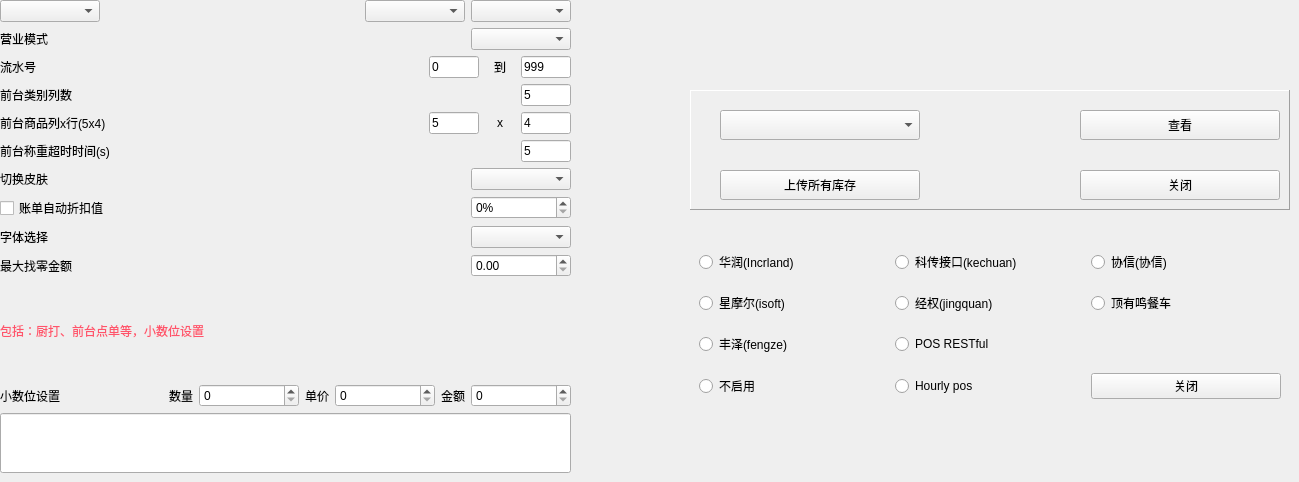
          <widget class="QWidget" name="page">
           <widget class="QFrame" name="frame_upload">
            <property name="geometry">
             <rect>
              <x>690</x>
              <y>230</y>
              <width>600</width>
              <height>191</height>
             </rect>
            </property>
            <property name="frameShape">
             <enum>QFrame::NoFrame</enum>
            </property>
            <property name="frameShadow">
             <enum>QFrame::Raised</enum>
            </property>
            <layout class="QGridLayout" name="gridLayout">
             <item row="1" column="1">
              <widget class="QRadioButton" name="radioButton_upload_jingquan">
               <property name="text">
                <string>经权(jingquan)</string>
               </property>
              </widget>
             </item>
             <item row="2" column="0">
              <widget class="QRadioButton" name="radioButton_upload_fengze">
               <property name="text">
                <string>丰泽(fengze)</string>
               </property>
              </widget>
             </item>
             <item row="0" column="0">
              <widget class="QRadioButton" name="radioButton_upload1">
               <property name="text">
                <string>华润(Incrland)</string>
               </property>
              </widget>
             </item>
             <item row="0" column="1">
              <widget class="QRadioButton" name="radioButton_upload2">
               <property name="text">
                <string>科传接口(kechuan)</string>
               </property>
              </widget>
             </item>
             <item row="0" column="2">
              <widget class="QRadioButton" name="radioButton_upload3">
               <property name="text">
                <string>协信(协信)</string>
               </property>
              </widget>
             </item>
             <item row="1" column="0">
              <widget class="QRadioButton" name="radioButton_upload4">
               <property name="text">
                <string>星摩尔(isoft)</string>
               </property>
              </widget>
             </item>
             <item row="3" column="2">
              <widget class="QPushButton" name="pushButton_upload_exit">
               <property name="text">
                <string>关闭</string>
               </property>
              </widget>
             </item>
             <item row="2" column="1">
              <widget class="QRadioButton" name="radioButton_upload_restful_interface">
               <property name="text">
                <string>POS RESTful</string>
               </property>
              </widget>
             </item>
             <item row="3" column="0">
              <widget class="QRadioButton" name="radioButton_upload_disable">
               <property name="text">
                <string>不启用</string>
               </property>
              </widget>
             </item>
             <item row="1" column="2">
              <widget class="QRadioButton" name="radioButton_liaoning_inventory_keep">
               <property name="text">
                <string>顶有鸣餐车</string>
               </property>
              </widget>
             </item>
             <item row="3" column="1">
              <widget class="QRadioButton" name="radioButton_upload_hourly_pos_interface">
               <property name="text">
                <string>Hourly pos</string>
               </property>
              </widget>
             </item>
            </layout>
           </widget>
           <widget class="QFrame" name="frame_liaoning_inventory">
            <property name="geometry">
             <rect>
              <x>690</x>
              <y>90</y>
              <width>600</width>
              <height>120</height>
             </rect>
            </property>
            <property name="frameShape">
             <enum>QFrame::Panel</enum>
            </property>
            <property name="frameShadow">
             <enum>QFrame::Raised</enum>
            </property>
            <widget class="QPushButton" name="pushButton_liaoning_inventory_exit">
             <property name="geometry">
              <rect>
               <x>390</x>
               <y>80</y>
               <width>200</width>
               <height>30</height>
              </rect>
             </property>
             <property name="text">
              <string>关闭</string>
             </property>
            </widget>
            <widget class="QPushButton" name="pushButton_liaoning_inventory_upload">
             <property name="geometry">
              <rect>
               <x>30</x>
               <y>80</y>
               <width>200</width>
               <height>30</height>
              </rect>
             </property>
             <property name="text">
              <string>上传所有库存</string>
             </property>
            </widget>
            <widget class="QPushButton" name="pushButton_liaoning_inventory_look">
             <property name="geometry">
              <rect>
               <x>390</x>
               <y>20</y>
               <width>200</width>
               <height>30</height>
              </rect>
             </property>
             <property name="text">
              <string>查看</string>
             </property>
            </widget>
            <widget class="QComboBox" name="comboBox_liaoning_inventory_cache">
             <property name="geometry">
              <rect>
               <x>30</x>
               <y>20</y>
               <width>200</width>
               <height>30</height>
              </rect>
             </property>
            </widget>
           </widget>
           <widget class="QWidget" name="layoutWidget">
            <property name="geometry">
             <rect>
              <x>0</x>
              <y>0</y>
              <width>571</width>
              <height>473</height>
             </rect>
            </property>
            <layout class="QVBoxLayout" name="verticalLayout_8">
             <item>
              <layout class="QHBoxLayout" name="horizontalLayout_13">
               <item>
                <widget class="lds_ComboBox" name="comboBox_blotout_round">
                 <property name="minimumSize">
                  <size>
                   <width>100</width>
                   <height>0</height>
                  </size>
                 </property>
                </widget>
               </item>
               <item>
                <spacer name="horizontalSpacer_11">
                 <property name="orientation">
                  <enum>Qt::Horizontal</enum>
                 </property>
                 <property name="sizeHint" stdset="0">
                  <size>
                   <width>154</width>
                   <height>11</height>
                  </size>
                 </property>
                </spacer>
               </item>
               <item>
                <widget class="lds_ComboBox" name="comboBox_round_mode">
                 <property name="minimumSize">
                  <size>
                   <width>100</width>
                   <height>0</height>
                  </size>
                 </property>
                </widget>
               </item>
               <item>
                <widget class="lds_ComboBox" name="comboBox_blotout_mode">
                 <property name="minimumSize">
                  <size>
                   <width>100</width>
                   <height>0</height>
                  </size>
                 </property>
                </widget>
               </item>
              </layout>
             </item>
             <item>
              <layout class="QHBoxLayout" name="horizontalLayout_12">
               <item>
                <widget class="QLabel" name="label_yingye_model">
                 <property name="text">
                  <string>营业模式</string>
                 </property>
                </widget>
               </item>
               <item>
                <spacer name="horizontalSpacer_10">
                 <property name="orientation">
                  <enum>Qt::Horizontal</enum>
                 </property>
                 <property name="sizeHint" stdset="0">
                  <size>
                   <width>104</width>
                   <height>14</height>
                  </size>
                 </property>
                </spacer>
               </item>
               <item>
                <widget class="lds_ComboBox" name="comboBox_yingye_model">
                 <property name="minimumSize">
                  <size>
                   <width>100</width>
                   <height>0</height>
                  </size>
                 </property>
                </widget>
               </item>
              </layout>
             </item>
             <item>
              <layout class="QHBoxLayout" name="horizontalLayout_11">
               <item>
                <widget class="QLabel" name="label_453">
                 <property name="text">
                  <string>流水号</string>
                 </property>
                </widget>
               </item>
               <item>
                <spacer name="horizontalSpacer_9">
                 <property name="orientation">
                  <enum>Qt::Horizontal</enum>
                 </property>
                 <property name="sizeHint" stdset="0">
                  <size>
                   <width>104</width>
                   <height>14</height>
                  </size>
                 </property>
                </spacer>
               </item>
               <item>
                <widget class="lds_lineedit" name="lineEdit_serial_no_begin">
                 <property name="enabled">
                  <bool>true</bool>
                 </property>
                 <property name="minimumSize">
                  <size>
                   <width>50</width>
                   <height>0</height>
                  </size>
                 </property>
                 <property name="maximumSize">
                  <size>
                   <width>50</width>
                   <height>16777215</height>
                  </size>
                 </property>
                 <property name="text">
                  <string>0</string>
                 </property>
                 <property name="maxLength">
                  <number>3</number>
                 </property>
                </widget>
               </item>
               <item>
                <widget class="QLabel" name="label_63">
                 <property name="minimumSize">
                  <size>
                   <width>30</width>
                   <height>0</height>
                  </size>
                 </property>
                 <property name="text">
                  <string>到</string>
                 </property>
                 <property name="alignment">
                  <set>Qt::AlignCenter</set>
                 </property>
                </widget>
               </item>
               <item>
                <widget class="lds_lineedit" name="lineEdit_serial_no_end">
                 <property name="minimumSize">
                  <size>
                   <width>50</width>
                   <height>0</height>
                  </size>
                 </property>
                 <property name="maximumSize">
                  <size>
                   <width>50</width>
                   <height>16777215</height>
                  </size>
                 </property>
                 <property name="text">
                  <string>999</string>
                 </property>
                 <property name="maxLength">
                  <number>4</number>
                 </property>
                </widget>
               </item>
              </layout>
             </item>
             <item>
              <layout class="QHBoxLayout" name="horizontalLayout_2">
               <item>
                <widget class="QLabel" name="label_43">
                 <property name="text">
                  <string>前台类别列数</string>
                 </property>
                </widget>
               </item>
               <item>
                <spacer name="horizontalSpacer_2">
                 <property name="orientation">
                  <enum>Qt::Horizontal</enum>
                 </property>
                 <property name="sizeHint" stdset="0">
                  <size>
                   <width>40</width>
                   <height>20</height>
                  </size>
                 </property>
                </spacer>
               </item>
               <item>
                <widget class="lds_lineedit" name="lineEdit_type_columns">
                 <property name="minimumSize">
                  <size>
                   <width>50</width>
                   <height>0</height>
                  </size>
                 </property>
                 <property name="maximumSize">
                  <size>
                   <width>50</width>
                   <height>16777215</height>
                  </size>
                 </property>
                 <property name="text">
                  <string>5</string>
                 </property>
                </widget>
               </item>
              </layout>
             </item>
             <item>
              <layout class="QHBoxLayout" name="horizontalLayout_10">
               <item>
                <widget class="QLabel" name="label_38">
                 <property name="text">
                  <string>前台商品列x行(5x4)</string>
                 </property>
                </widget>
               </item>
               <item>
                <spacer name="horizontalSpacer_3">
                 <property name="orientation">
                  <enum>Qt::Horizontal</enum>
                 </property>
                 <property name="sizeHint" stdset="0">
                  <size>
                   <width>48</width>
                   <height>17</height>
                  </size>
                 </property>
                </spacer>
               </item>
               <item>
                <widget class="lds_lineedit" name="lineEdit_dish_columns">
                 <property name="minimumSize">
                  <size>
                   <width>50</width>
                   <height>0</height>
                  </size>
                 </property>
                 <property name="maximumSize">
                  <size>
                   <width>50</width>
                   <height>16777215</height>
                  </size>
                 </property>
                 <property name="text">
                  <string>5</string>
                 </property>
                </widget>
               </item>
               <item>
                <widget class="QLabel" name="label_65">
                 <property name="minimumSize">
                  <size>
                   <width>30</width>
                   <height>0</height>
                  </size>
                 </property>
                 <property name="text">
                  <string>x</string>
                 </property>
                 <property name="alignment">
                  <set>Qt::AlignCenter</set>
                 </property>
                </widget>
               </item>
               <item>
                <widget class="lds_lineedit" name="lineEdit_dish_rows">
                 <property name="minimumSize">
                  <size>
                   <width>50</width>
                   <height>0</height>
                  </size>
                 </property>
                 <property name="maximumSize">
                  <size>
                   <width>50</width>
                   <height>16777215</height>
                  </size>
                 </property>
                 <property name="text">
                  <string>4</string>
                 </property>
                </widget>
               </item>
              </layout>
             </item>
             <item>
              <layout class="QHBoxLayout" name="horizontalLayout_9">
               <item>
                <widget class="QLabel" name="label_455">
                 <property name="text">
                  <string>前台称重超时时间(s)</string>
                 </property>
                </widget>
               </item>
               <item>
                <spacer name="horizontalSpacer_4">
                 <property name="orientation">
                  <enum>Qt::Horizontal</enum>
                 </property>
                 <property name="sizeHint" stdset="0">
                  <size>
                   <width>48</width>
                   <height>17</height>
                  </size>
                 </property>
                </spacer>
               </item>
               <item>
                <widget class="lds_lineedit" name="lineEdit_auto_weight_timeout">
                 <property name="enabled">
                  <bool>true</bool>
                 </property>
                 <property name="minimumSize">
                  <size>
                   <width>50</width>
                   <height>0</height>
                  </size>
                 </property>
                 <property name="maximumSize">
                  <size>
                   <width>50</width>
                   <height>16777215</height>
                  </size>
                 </property>
                 <property name="text">
                  <string>5</string>
                 </property>
                 <property name="maxLength">
                  <number>3</number>
                 </property>
                </widget>
               </item>
              </layout>
             </item>
             <item>
              <layout class="QHBoxLayout" name="horizontalLayout_6">
               <item>
                <widget class="QLabel" name="label">
                 <property name="text">
                  <string>切换皮肤</string>
                 </property>
                </widget>
               </item>
               <item>
                <spacer name="horizontalSpacer_5">
                 <property name="orientation">
                  <enum>Qt::Horizontal</enum>
                 </property>
                 <property name="sizeHint" stdset="0">
                  <size>
                   <width>48</width>
                   <height>17</height>
                  </size>
                 </property>
                </spacer>
               </item>
               <item>
                <widget class="lds_ComboBox" name="comboBox_skin">
                 <property name="minimumSize">
                  <size>
                   <width>100</width>
                   <height>0</height>
                  </size>
                 </property>
                </widget>
               </item>
              </layout>
             </item>
             <item>
              <layout class="QHBoxLayout" name="horizontalLayout_8">
               <item>
                <widget class="QCheckBox" name="checkBox_auto_dis">
                 <property name="text">
                  <string>账单自动折扣值</string>
                 </property>
                </widget>
               </item>
               <item>
                <spacer name="horizontalSpacer_6">
                 <property name="orientation">
                  <enum>Qt::Horizontal</enum>
                 </property>
                 <property name="sizeHint" stdset="0">
                  <size>
                   <width>48</width>
                   <height>17</height>
                  </size>
                 </property>
                </spacer>
               </item>
               <item>
                <widget class="lds_spinbox" name="spinBox_auto_dis_value">
                 <property name="minimumSize">
                  <size>
                   <width>100</width>
                   <height>0</height>
                  </size>
                 </property>
                 <property name="maximumSize">
                  <size>
                   <width>100</width>
                   <height>16777215</height>
                  </size>
                 </property>
                 <property name="suffix">
                  <string>%</string>
                 </property>
                 <property name="minimum">
                  <number>0</number>
                 </property>
                 <property name="maximum">
                  <number>100</number>
                 </property>
                 <property name="value">
                  <number>0</number>
                 </property>
                </widget>
               </item>
              </layout>
             </item>
             <item>
              <layout class="QHBoxLayout" name="horizontalLayout_5">
               <item>
                <widget class="QLabel" name="label_7">
                 <property name="text">
                  <string>字体选择</string>
                 </property>
                </widget>
               </item>
               <item>
                <spacer name="horizontalSpacer_7">
                 <property name="orientation">
                  <enum>Qt::Horizontal</enum>
                 </property>
                 <property name="sizeHint" stdset="0">
                  <size>
                   <width>48</width>
                   <height>17</height>
                  </size>
                 </property>
                </spacer>
               </item>
               <item>
                <widget class="lds_ComboBox" name="comboBox_font_select">
                 <property name="minimumSize">
                  <size>
                   <width>100</width>
                   <height>0</height>
                  </size>
                 </property>
                </widget>
               </item>
              </layout>
             </item>
             <item>
              <layout class="QHBoxLayout" name="horizontalLayout_4">
               <item>
                <widget class="QLabel" name="label_456">
                 <property name="text">
                  <string>最大找零金额</string>
                 </property>
                </widget>
               </item>
               <item>
                <spacer name="horizontalSpacer_8">
                 <property name="orientation">
                  <enum>Qt::Horizontal</enum>
                 </property>
                 <property name="sizeHint" stdset="0">
                  <size>
                   <width>48</width>
                   <height>17</height>
                  </size>
                 </property>
                </spacer>
               </item>
               <item>
                <widget class="lds_doublespinbox" name="doubleSpinBox_pay_max_change">
                 <property name="minimumSize">
                  <size>
                   <width>100</width>
                   <height>0</height>
                  </size>
                 </property>
                 <property name="maximumSize">
                  <size>
                   <width>100</width>
                   <height>16777215</height>
                  </size>
                 </property>
                </widget>
               </item>
              </layout>
             </item>
             <item>
              <widget class="QLabel" name="label_12">
               <property name="styleSheet">
                <string notr="true">color:#ff546b;</string>
               </property>
               <property name="text">
                <string>包括：厨打、前台点单等，小数位设置</string>
               </property>
              </widget>
             </item>
             <item>
              <layout class="QHBoxLayout" name="horizontalLayout_7">
               <item>
                <widget class="QLabel" name="label_11">
                 <property name="text">
                  <string>小数位设置</string>
                 </property>
                </widget>
               </item>
               <item>
                <spacer name="horizontalSpacer_22">
                 <property name="orientation">
                  <enum>Qt::Horizontal</enum>
                 </property>
                 <property name="sizeHint" stdset="0">
                  <size>
                   <width>45</width>
                   <height>14</height>
                  </size>
                 </property>
                </spacer>
               </item>
               <item>
                <widget class="QLabel" name="label_2">
                 <property name="text">
                  <string>数量</string>
                 </property>
                </widget>
               </item>
               <item>
                <widget class="QSpinBox" name="bp_fmt_num_dec">
                 <property name="minimumSize">
                  <size>
                   <width>100</width>
                   <height>0</height>
                  </size>
                 </property>
                 <property name="maximum">
                  <number>3</number>
                 </property>
                </widget>
               </item>
               <item>
                <widget class="QLabel" name="label_3">
                 <property name="text">
                  <string>单价</string>
                 </property>
                </widget>
               </item>
               <item>
                <widget class="QSpinBox" name="bp_fmt_price_dec">
                 <property name="minimumSize">
                  <size>
                   <width>100</width>
                   <height>0</height>
                  </size>
                 </property>
                 <property name="maximum">
                  <number>2</number>
                 </property>
                </widget>
               </item>
               <item>
                <widget class="QLabel" name="label_5">
                 <property name="text">
                  <string>金额</string>
                 </property>
                </widget>
               </item>
               <item>
                <widget class="QSpinBox" name="bp_fmt_amount_dec">
                 <property name="minimumSize">
                  <size>
                   <width>100</width>
                   <height>0</height>
                  </size>
                 </property>
                 <property name="maximum">
                  <number>2</number>
                 </property>
                </widget>
               </item>
              </layout>
             </item>
             <item>
              <widget class="QLineEdit" name="lineEdit_upload_awake">
               <property name="minimumSize">
                <size>
                 <width>0</width>
                 <height>60</height>
                </size>
               </property>
               <property name="text">
                <string/>
               </property>
              </widget>
             </item>
            </layout>
           </widget>
          </widget>
